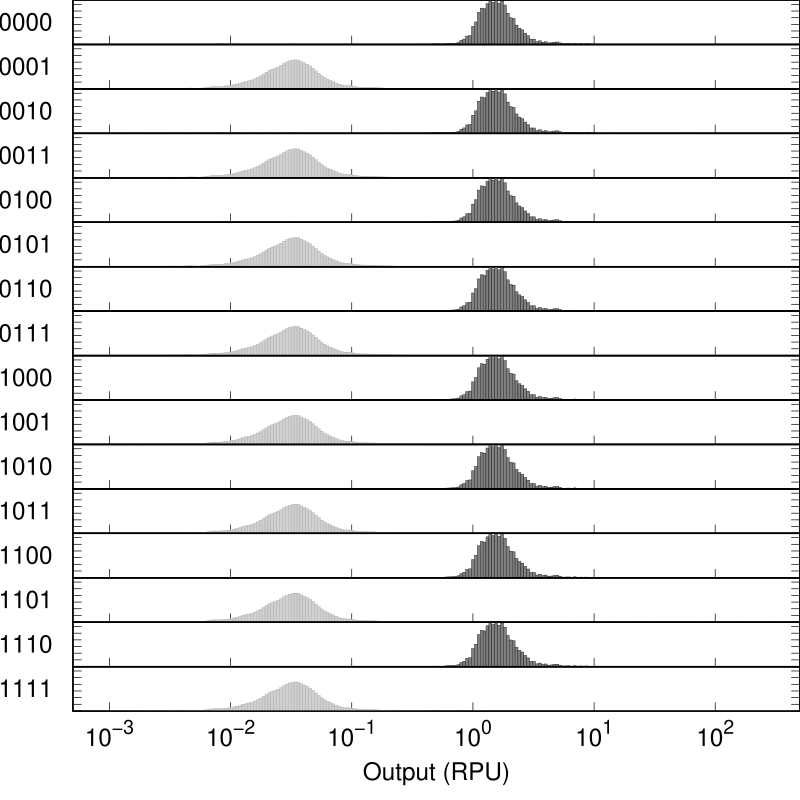

Write the gnuplot code that produced this figure.
set output "ori_A000_RFP_gate.eps"
set terminal postscript  eps  enhanced color "Helvetica, 35" size 8,8
reset
set xtics nomirror
set tics scale 2
set logscale x
set format y "" 
set format x "" 
set xtics (0.001, 0.01, 0.1, 0, 1, 10, 100)
set ytics 0.01
set border 15 lw 2
set lmargin 5
set bmargin 0
set rmargin 0
set tmargin 0
max=500 #max value
min=0.0005 #min value
set xrange [min:max]
set yrange [-0.0002:0.066502]
set style fill solid 0.5 #fillstyle
set multiplot layout 18,1 rowsfirst
set ylabel "0000" rotate by 0
plot "ori_A000_RFP_gate.txt" u (10**$1):2 w boxes lc rgb "black" notitle
set ylabel "0001" rotate by 0
plot "ori_A000_RFP_gate.txt" u (10**$1):3 w boxes lc rgb "dark-gray" notitle
set ylabel "0010" rotate by 0
plot "ori_A000_RFP_gate.txt" u (10**$1):4 w boxes lc rgb "black" notitle
set ylabel "0011" rotate by 0
plot "ori_A000_RFP_gate.txt" u (10**$1):5 w boxes lc rgb "dark-gray" notitle
set ylabel "0100" rotate by 0
plot "ori_A000_RFP_gate.txt" u (10**$1):6 w boxes lc rgb "black" notitle
set ylabel "0101" rotate by 0
plot "ori_A000_RFP_gate.txt" u (10**$1):7 w boxes lc rgb "dark-gray" notitle
set ylabel "0110" rotate by 0
plot "ori_A000_RFP_gate.txt" u (10**$1):8 w boxes lc rgb "black" notitle
set ylabel "0111" rotate by 0
plot "ori_A000_RFP_gate.txt" u (10**$1):9 w boxes lc rgb "dark-gray" notitle
set ylabel "1000" rotate by 0
plot "ori_A000_RFP_gate.txt" u (10**$1):10 w boxes lc rgb "black" notitle
set ylabel "1001" rotate by 0
plot "ori_A000_RFP_gate.txt" u (10**$1):11 w boxes lc rgb "dark-gray" notitle
set ylabel "1010" rotate by 0
plot "ori_A000_RFP_gate.txt" u (10**$1):12 w boxes lc rgb "black" notitle
set ylabel "1011" rotate by 0
plot "ori_A000_RFP_gate.txt" u (10**$1):13 w boxes lc rgb "dark-gray" notitle
set ylabel "1100" rotate by 0
plot "ori_A000_RFP_gate.txt" u (10**$1):14 w boxes lc rgb "black" notitle
set ylabel "1101" rotate by 0
plot "ori_A000_RFP_gate.txt" u (10**$1):15 w boxes lc rgb "dark-gray" notitle
set ylabel "1110" rotate by 0
plot "ori_A000_RFP_gate.txt" u (10**$1):16 w boxes lc rgb "black" notitle
set ylabel "1111" rotate by 0
set format x "10^{%T}" 
set xlabel "Output (RPU)" 
plot "ori_A000_RFP_gate.txt" u (10**$1):17 w boxes lc rgb "dark-gray" notitle
unset multiplot
